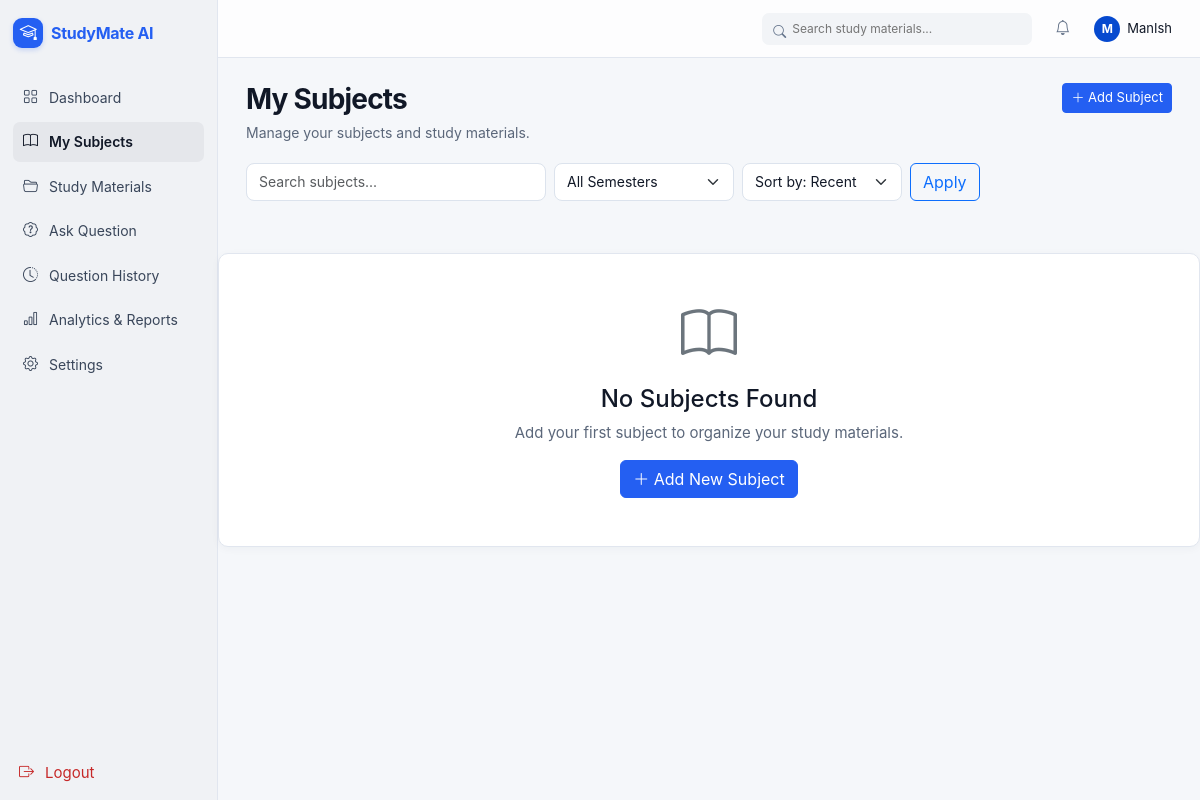
Page /subjects/ (signed in) on the earlier database version.
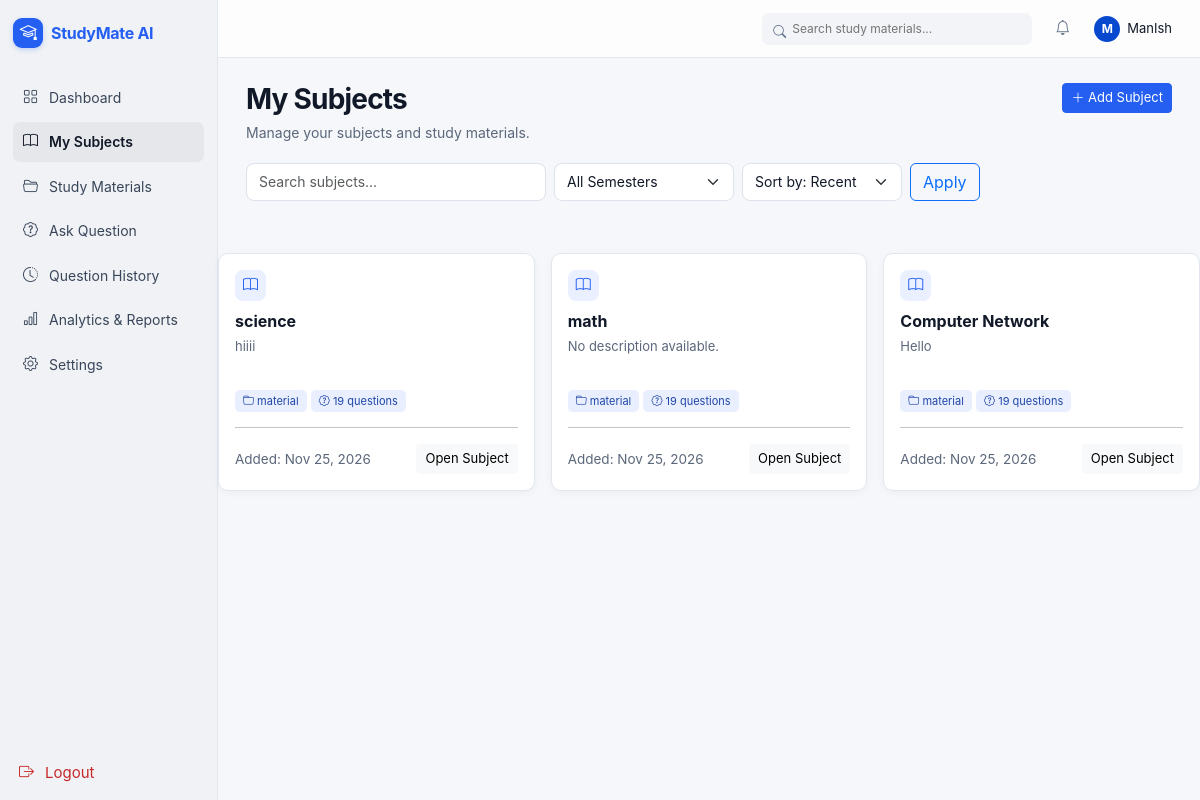
Same page on the later database version.
### study_mate/models.py (models this page shows, shortened)
class Subject(models.Model):
    SEMESTER_CHOICES = [("Winter", "Winter"), ("Summer", "Summer")]
    user=models.ForeignKey(
        User,
        on_delete=models.CASCADE,
        related_name="subjects",
    )
    name=models.CharField(max_length=100)
    description=models.TextField(blank=True)
    semester=models.CharField(max_length=30,
                              choices=SEMESTER_CHOICES,
                              default="Winter")
    created_at=models.DateTimeField(auto_now_add=True)
    class Meta:
        ordering=["-created_at"]
        constraints=[
            models.UniqueConstraint(fields=["user", "name"],
                                    name="unique_subject_per_user")
        ]

### study_mate/views.py (the view)
# urls.py: path("subjects/",views.subjects_view,name="subjects"),
@login_required(login_url='login')
def subjects_view(request):
    subjects = Subject.objects.filter(user=request.user)
    search_query = request.GET.get("q", "").strip()
    if search_query:
        subjects = subjects.filter(
            Q(name__icontains=search_query) |
            Q(description__icontains=search_query)
        )
    semester = request.GET.get("semester", "")
    if semester in ["winter", "summer"]:
        subjects = subjects.filter(semester__iexact=semester)
    sort = request.GET.get("sort", "recent")
    if sort == "name":
        subjects = subjects.order_by("name")
    else:
        subjects = subjects.order_by("-created_at")
    if request.method == "POST":
        form = SubjectForm(request.POST)
        if form.is_valid():
            subject_name = form.cleaned_data["name"]
            if Subject.objects.filter(user=request.user, name__iexact=subject_name).exists():
                messages.error(request, "You already have a subject with this name.")
            else:
                subject = form.save(commit=False)
                subject.user = request.user
                subject.save()
                messages.success(request, "Subject added successfully.")
                return redirect("subjects")
    else:
        form = SubjectForm()
    context = {
            "subjects": subjects,
            "form": form,
            "search_query": search_query,
            "selected_semester": semester,
            "sort": sort,
                    }
    return render(request, "study_mate/subjects.html", context)

### study_mate/forms.py (shortened to what this page needs)
class SubjectForm(forms.ModelForm):
    class Meta:
        model = Subject
        fields = ['name', 'description', 'semester',]
        widgets = {
            "name": forms.TextInput(attrs=
                                    {"class": "form-control",
                                    "placeholder": "e.g. Computer Networks"}),
            "description": forms.Textarea(attrs=
                                    {"class": "form-control",
                                     "placeholder": "Enter subject description here",
                                     "rows": 3}),
            "semester": forms.Select(attrs={"class": "form-select"}),
        }

### templates/study_mate/subjects.html (shortened to what this page needs)
{% load static %}
<!doctype html>
<html lang="en">
<head>
  <link href="https://cdn.jsdelivr.net/npm/bootstrap@5.3.3/dist/css/bootstrap.min.css" rel="stylesheet" />
  <link href="https://cdn.jsdelivr.net/npm/bootstrap-icons@1.11.3/font/bootstrap-icons.min.css" rel="stylesheet" />
  <link href="{% static 'css/styles.css' %}" rel="stylesheet" />
</head>
<body>
  <div class="app-shell">
    <aside class="sidebar">
      <div class="sidebar-top">
        <a class="brand" href="{% url 'dashboard' %}"><span class="brand-mark"><i
              class="bi bi-mortarboard"></i></span>StudyMate AI</a>
      </div>
      <nav class="side-nav">
        <a href="{% url 'dashboard' %}"><i class="bi bi-grid"></i>Dashboard</a><a class="active"
          href="{% url 'subjects' %}"><i class="bi bi-book"></i>My Subjects</a><a href="{% url 'upload' %}"><i
            class="bi bi-folder2-open"></i>Study Materials</a><a href="ask.html"><i class="bi bi-patch-question"></i>Ask
          Question</a><a href="history.html"><i class="bi bi-clock-history"></i>Question History</a><a
          href="analytics.html"><i class="bi bi-bar-chart"></i>Analytics &amp; Reports</a><a href="settings.html"><i
            class="bi bi-gear"></i>Settings</a>
      </nav>
      <form action="{% url 'logout' %}" method="POST" class="logout-form">
        <button class="side-nav logout-link" type="submit">
          <i class="bi bi-box-arrow-right"></i>Logout
        </button>
      </form>
    </aside>
    <main class="app-main">
      <header class="topbar">
        <label class="top-search"><i class="bi bi-search"></i><input placeholder="Search study materials..."
            aria-label="Search study materials" /></label><button class="icon-button" aria-label="Notifications">
          <i class="bi bi-bell"></i></button><button class="btn profile-button p-0">
          <span class="avatar">{{request.user.first_name|default:request.user.username|first|upper}}</span><span
            class="profile-name">{{request.user.first_name|default:request.user.username}}</span>
        </button>
      </header>
      <div class="page-content">
        <div class="page-heading">
          <div>
            <h1>My Subjects</h1>
            <p>Manage your subjects and study materials.</p>
          </div>
          <button class="btn btn-primary btn-sm" data-bs-toggle="modal" data-bs-target="#subjectModal">
            <i class="bi bi-plus-lg"></i> Add Subject
          </button>
        </div>
        <form action="{% url 'subjects' %}" method="GET" class="d-flex gap-2 mb-3 flex-wrap">
          <input type="text" class="form-control" name="q" style="max-width: 300px" placeholder="Search subjects..."
            value="{{search_query}}" />
          <select class="form-select" name="semester" style="max-width: 180px">
            <option value="">All Semesters</option>
          </select>
          <select class="form-select" name="sort" style="max-width: 160px">
            <option value="recent" {% if sort == "recent" %}selected{% endif %}>Sort by: Recent</option>
          </select>
          <button class="btn btn-outline-primary" type="submit">Apply</button>
        </form>
      </div>
      <div class="row g-3">
        {% for subject in subjects %}
        <div class="col-md-6 col-xl-4 subject-item">
          <article class="subject-card">
            <span class="stat-icon"><i class="bi bi-book"></i></span>
            <h3>{{subject.name}}</h3>
            <p>
              {{subject.description|default:"No description available."}}
            </p>
            <span class="badge-soft"><i class="bi bi-folder"></i> material</span>
            <span class="badge-soft"><i class="bi bi-patch-question"></i> 19 questions</span>
            <hr />
            <div class="d-flex justify-content-between align-items-center">
              <small class="small-muted">Added: {{subject.created_at|date:"M d, Y"}} </small>
              <a class="btn btn-light btn-sm" href="{% url 'subject_detail' subject.id %}">Open Subject</a>
            </div>
          </article>
        </div>
        {% empty %}
        <div class="col-12">
          <div class="panel text-center p-5">
            <i class="bi bi-book display-4 text-secondary"></i>
            <h4 class="mt-3">No Subjects Found</h4>
            <p class="text-muted">
              Add your first subject to organize your study materials.</p>
            <button class="btn btn-primary" data-bs-toggle="modal" data-bs-target="#subjectModal">
              <i class="bi bi-plus-lg"></i>
              Add New Subject
            </button>
          </div>
        </div>
        {% endfor %}
      </div>
  </div>
</body>
</html>

### static/css/styles.css (style rules this page uses)
:root { --sm-blue: #245ff2; --sm-blue-dark: #0649cf; --sm-ink: #111827; --sm-muted: #5b677a; --sm-border: #e1e6ef; --sm-bg: #f5f7fa; --sm-sidebar: #f0f2f5; --sm-shadow: 0 2px 8px rgba(20, 42, 75, .04); }
* { box-sizing: border-box; }
body { margin: 0; color: var(--sm-ink); background: var(--sm-bg); font-family: Inter, ui-sans-serif, system-ui, -apple-system, "Segoe UI", sans-serif; font-size: 15px; }
small, .small { font-size: .9em; }
a { color: var(--sm-blue); text-decoration: none; }
button, input, select, textarea { font: inherit; }
.btn-primary { --bs-btn-bg: var(--sm-blue); --bs-btn-border-color: var(--sm-blue); --bs-btn-hover-bg: var(--sm-blue-dark); --bs-btn-hover-border-color: var(--sm-blue-dark); --bs-btn-active-bg: var(--sm-blue-dark); --bs-btn-active-border-color: var(--sm-blue-dark); }
.btn-sm { font-size: 13px; }
.form-control, .form-select { border-color: #dce3ed; border-radius: 8px; color: var(--sm-ink); font-size: 14px; }
.text-muted, .small-muted { color: var(--sm-muted) !important; }
.app-shell { min-height: 100vh; display: flex; }
.sidebar { width: 218px; min-width: 218px; background: var(--sm-sidebar); border-right: 1px solid var(--sm-border); display: flex; flex-direction: column; padding: 18px 13px 15px; }
.brand { display: inline-flex; align-items: center; gap: 8px; color: var(--sm-blue); font-weight: 750; font-size: 16px; letter-spacing: -.3px; }
.logout-link { align-items: left; width: 100%; border: none; background: transparent; text-align: left; font: inherit; cursor: pointer; }
.logout-form { margin-top: auto; width: 100%; }
.brand-mark { width: 30px; height: 30px; display: inline-grid; place-items: center; border-radius: 9px; color: white; background: var(--sm-blue); box-shadow: 0 2px 5px rgba(36, 95, 242, .22); }
.brand-mark i { font-size: 17px; }
.side-nav { display: grid; gap: 4px; margin-top: 29px; }
.side-nav a { display: flex; align-items: center; gap: 10px; color: #39465a; border-radius: 7px; padding: 9px 10px; font-size: 14px; transition: background .15s, color .15s; }
.side-nav a i { width: 16px; font-size: 15px; }
.side-nav a:hover, .side-nav a.active { color: var(--sm-ink); background: #e5e7eb; }
.side-nav a.active { font-weight: 600; }
.logout-link { display: flex !important; align-items: center; gap: 10px; margin-top: auto; color: #c62828 !important; }
.logout-link i { width: 16px; }
.app-main { min-width: 0; flex: 1; }
.topbar { height: 58px; padding: 0 27px; display: flex; align-items: center; justify-content: flex-end; gap: 18px; background: rgba(255, 255, 255, .82); border-bottom: 1px solid var(--sm-border); }
.top-search { width: min(270px, 38vw); position: relative; }
.top-search i { position: absolute; left: 11px; top: 10px; color: #64748b; font-size: 13px; }
.top-search input { width: 100%; height: 32px; border: 0; border-radius: 7px; background: #f2f4f7; padding: 0 12px 0 30px; font-size: 12px; outline: none; }
.icon-button { border: 0; background: transparent; color: #66748a; padding: 5px; }
.profile-button { display: flex; align-items: center; gap: 7px; color: var(--sm-ink); font-size: 13px; }
.avatar { width: 26px; height: 26px; display: inline-grid; place-items: center; border-radius: 50%; background: var(--sm-blue-dark); color: #fff; font-size: 12px; font-weight: 700; }
.page-content { max-width: 1440px; margin: 0 auto; padding: 25px 28px 36px; }
.page-heading { display: flex; align-items: flex-start; justify-content: space-between; gap: 15px; margin-bottom: 20px; }
.page-heading h1 { font-size: 28px; letter-spacing: -.8px; font-weight: 720; margin: 0 0 5px; }
.page-heading p { color: var(--sm-muted); margin: 0; font-size: 14px; }
.panel, .stat-card, .subject-card { background: #fff; border: 1px solid var(--sm-border); border-radius: 10px; box-shadow: var(--sm-shadow); }
.stat-icon { width: 31px; height: 31px; display: inline-grid; place-items: center; border-radius: 8px; background: #eaf0ff; color: var(--sm-blue); }
.badge-soft { color: #2047a7; background: #e9efff; border-radius: 5px; padding: 4px 8px; font-size: 11px; }
.subject-card { padding: 16px; height: 100%; transition: transform .15s, box-shadow .15s; }
.subject-card h3 { font-size: 16px; font-weight: 650; margin: 11px 0 6px; }
.subject-card p { color: var(--sm-muted); font-size: 13px; min-height: 40px; margin-bottom: 12px; }

Differences in the rows shown:
added Subject: name "science", description "hiiii", created_at "Nov 25, 2026"
added Subject: name "math", description "No description available.", created_at "Nov 25, 2026"
added Subject: name "Computer Network", description "Hello", created_at "Nov 25, 2026"
Other differences:
text no longer shown: "No Subjects Found Add your first subject to organize your study materials. Add New Subject"
